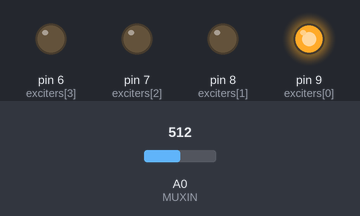
Bench run of a sketch on a simulated Arduino Uno, built with avr-gcc and run on an emulated ATmega328P. Parts: output pins drawn as LEDs (lit = HIGH). The inputs (shaded band) are chosen by the test bench; at power-on: A0 (MUXIN) = 512. Pins used as bus, display or sensor lines are not drawn; what the sketch prints to the serial monitor is not drawn.

Above: at 0.8 s.
At 2.7 s:
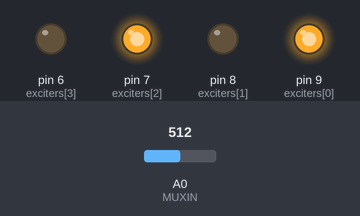
At 3.8 s:
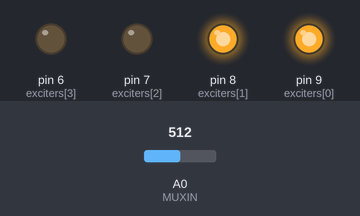
At 5.0 s:
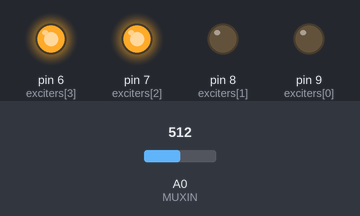
At 6.0 s:
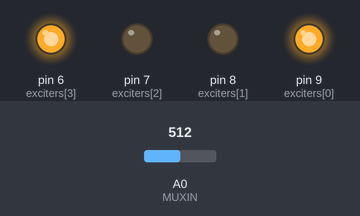
Timing chart, 0 to 7.3 s (numbered marks = the images above):
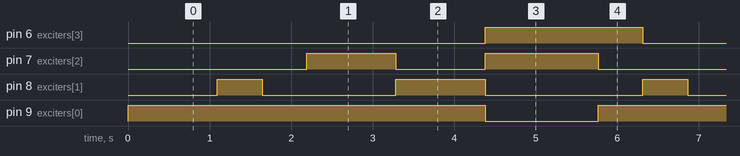

Measured:
- by itself, pin 6 (exciters[3]): alternates HIGH for 1.9 s and LOW for 3.3 s
- by itself, pin 7 (exciters[2]): repeats every 5.2 s: LOW 1.1 s, HIGH 1.4 s, LOW 1.6 s, HIGH 1.1 s
- by itself, pin 8 (exciters[1]): repeats every 5.2 s: LOW 1.6 s, HIGH 1.1 s, LOW 1.9 s, HIGH 0.55 s
- by itself, pin 9 (exciters[0]): alternates HIGH for 3.8 s and LOW for 1.4 s

The sketch:

arduino.ino
```cpp
const int NODES = 9;
const int STATES = 8;
const int OPS = 4;
const int RES = 12;
const int EQNS = STATES*NODES;

int edges[RES][2] = {
  {0, 1},
  {1, 2},
  {0, 3},
  {1, 4},
  {2, 5},
  {3, 4},
  {4, 5},
  {3, 6},
  {4, 7},
  {5, 8},
  {6, 7},
  {7, 8},
};

float voltages[STATES][NODES];

const int exciters[OPS] = {9, 8, 7, 6};

const int S0 = 2;
const int S1 = 3;
const int S2 = 4;
const int S3 = 0;

const int MUXIN = A0;

void readVoltages(int dest) {
  for (int i = 0; i < NODES; i++) {
    digitalWrite(S0, bitRead(i, 0));
    digitalWrite(S1, bitRead(i, 1));
    digitalWrite(S2, bitRead(i, 2));
    digitalWrite(S3, bitRead(i, 3));
    delay(50);
    analogRead(MUXIN);
    delay(5);
    voltages[dest][i] = analogRead(MUXIN) / 1023.0 * 5;
  }
}

int high;
int low;

int states[STATES][4] = {
  { 1, -1, 0, -1},
  {-1, 1, -1, 0},
  { 1, 0, -1, -1},
  {-1, -1, 1, 0},
  { 1, -1, -1, 0},
  {-1, 1, 0, -1},
  { 1, 1, 0, 0},
  { 0, 0, 1, 1},
};

int stateNodes[4] = {0, 6, 8, 5};

void setState(int state) {
  int* config = states[state];
  high = 0;
  low = 0;
  for (int i = 0; i < 4; i++) {
    if (config[i] == -1) {
      pinMode(exciters[i], INPUT);
    } else {
      if (config[i] == 1) {
        high = stateNodes[i];
      } else if (config[i] == 0) {
        low = stateNodes[i];
      }
      pinMode(exciters[i], OUTPUT);
      digitalWrite(exciters[i], config[i]);
    }
  }
  delay(50);
  readVoltages(state);
}

void populate() {
  int eqn = 0;

  for (int state = 0; state < STATES; state++) {
    setState(state);
  }
}


void setup() {
  // put your setup code here, to run once:
  pinMode(MUXIN, INPUT);
  pinMode(S0, OUTPUT);
  pinMode(S1, OUTPUT);
  pinMode(S2, OUTPUT);
  pinMode(S3, OUTPUT);
  pinMode(exciters[0], INPUT);
  pinMode(exciters[1], INPUT);
  pinMode(exciters[2], INPUT);
  pinMode(exciters[3], INPUT);

  Serial.begin(9600);

  setState(0);
}

void loop() {
  // put your main code here, to run repeatedly:
  populate();
  Serial.print("!");
  for (int state = 0; state < STATES; state++) {
    for (int i = 0; i < 4; i++) {
      Serial.print(states[state][i]);
      if (i != 4 - 1) {
        Serial.print(",");
      }
    }
    Serial.print("|");
    for (int v = 0; v < NODES; v++) {
      Serial.print(voltages[state][v], 8);
      if (v != NODES - 1) {
        Serial.print(",");
      }
    }
    if (state != STATES -1) {
      Serial.print(":");
    }
  }
  Serial.println("!");
  // A is the system equations.
  // B is the solutions to the equations.
}
```
